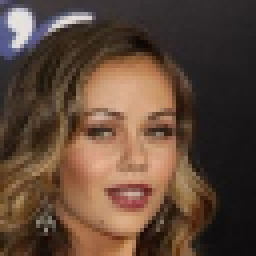
#> input picture celeb064/img_101096.png, 64 x 64 px (shown 4 times larger); its folder holds only this picture in this run
$ python -i evualate_v2.py   (imports and definitions only)   (older library calls are emulated)
#> lines starting #> are read from the running program, lines starting #| are printed output that depends on the picture; after the words box and inside, x2 and y2 are one past the last pixel; in counts of white or black regions, pixels touching at a corner belong together
# -*- coding: utf-8 -*-
"""
Created on Wed May 20 12:07:22 2026

@author: alexh
"""

"""
====================================================================
IMPACT SCORE EVALUATION FOR DDPM + RECTIFIED FLOW
====================================================================

Dieses Skript bewertet generierte Bilder aus:

    ./out/

und erzeugt einen "Impact Score" pro Bild.

Der Code ist modellagnostisch:
- funktioniert mit DDPM Outputs
- funktioniert mit Rectified Flow Outputs
- funktioniert allgemein mit generierten Bildern

====================================================================
WAS IST DER IMPACT SCORE?
====================================================================

Der Impact Score kombiniert:

1. Schärfe
2. Kontrast
3. Entropie
4. Ästhetische Struktur
5. Diversity-artige Bildkomplexität

Die Idee:
----------
Ein gutes generatives Modell produziert Bilder mit:

- klaren Kanten
- sinnvollen Strukturen
- hohem Informationsgehalt
- nicht nur glattem Rauschen

====================================================================
WARUM DAS FÜR DDPM vs RECTIFIED FLOW NÜTZLICH IST
====================================================================

DDPM:
------
- oft glatter
- manchmal weichere Bilder

Rectified Flow:
---------------
- oft schärfer
- kontrastreicher
- aggressivere Struktur

Der Score misst diese Unterschiede numerisch.

====================================================================
OUTPUT
====================================================================

Das Skript erzeugt:

1. Konsole:
    - Score pro Bild
    - Durchschnittsscore

2. CSV Datei:
    ./out/impact_scores.csv

====================================================================
INSTALLATION
====================================================================

pip install torch torchvision pillow numpy pandas opencv-python scipy

====================================================================
"""

import os
import cv2
import numpy as np
import pandas as pd

from PIL import Image
from scipy.stats import entropy


# ============================================================
# CONFIG
# ============================================================

OUT_DIR = "./out/" # '/'

CSV_OUTPUT = "./out/impact_scores.csv"


# ============================================================
# IMAGE LOADER
# ============================================================

# [13 lines left out: function load_image, not called in this run]


# ============================================================
# SHARPNESS SCORE
# ============================================================
#
# Misst:
# wie viele starke Kanten existieren.
#
# Verwendet:
# Laplacian Variance
#
# Hoher Wert:
# -> scharfes Bild
#
# Niedriger Wert:
# -> verschwommen
# ============================================================

def sharpness_score(image):

    gray = cv2.cvtColor(
        image,
        cv2.COLOR_RGB2GRAY
    )

    laplacian = cv2.Laplacian(
        gray,
        cv2.CV_64F
    )

    score = laplacian.var()

    return float(score)


# ============================================================
# CONTRAST SCORE
# ============================================================
#
# Standardabweichung der Pixelintensitäten.
#
# Hoher Kontrast:
# -> größere visuelle Wirkung
# ============================================================

def contrast_score(image):

    gray = cv2.cvtColor(
        image,
        cv2.COLOR_RGB2GRAY
    )

    return float(gray.std())


# ============================================================
# ENTROPY SCORE
# ============================================================
#
# Misst:
# Informationsgehalt
#
# Höhere Entropie:
# -> komplexere Bilder
# ============================================================

def entropy_score(image):

    gray = cv2.cvtColor(
        image,
        cv2.COLOR_RGB2GRAY
    )

    hist = cv2.calcHist(
        [gray],
        [0],
        None,
        [256],
        [0, 256]
    )

    hist = hist.ravel()

    hist /= hist.sum()

    return float(entropy(hist))


# ============================================================
# EDGE DENSITY
# ============================================================
#
# Misst:
# Wie viele Kanten im Bild existieren.
#
# Rectified Flow erzeugt oft:
# - mehr Edge Density
#
# DDPM erzeugt oft:
# - weichere Übergänge
# ============================================================

def edge_density_score(image):

    gray = cv2.cvtColor(
        image,
        cv2.COLOR_RGB2GRAY
    )

    edges = cv2.Canny(
        gray,
        threshold1=100,
        threshold2=200
    )

    density = edges.mean()

    return float(density)


# ============================================================
# COLOR VARIANCE
# ============================================================
#
# Misst:
# Farbdiversität
# ============================================================

def color_variance_score(image):

    return float(np.var(image))


# ============================================================
# IMPACT SCORE
# ============================================================
#
# Gewichtete Kombination aller Scores.
#
# Diese Gewichte kannst du später tunen.
# ============================================================

def impact_score(image):

    sharpness = sharpness_score(image)

    contrast = contrast_score(image)

    entropy_val = entropy_score(image)

    edge_density = edge_density_score(image)

    color_var = color_variance_score(image)

    # ========================================================
    # NORMALISIERTE KOMBINATION
    # ========================================================

    score = (

        0.30 * sharpness +

        0.20 * contrast +

        0.20 * entropy_val * 100 +

        0.20 * edge_density +

        0.10 * color_var / 100
    )

    return {

        "sharpness": sharpness,

        "contrast": contrast,

        "entropy": entropy_val,

        "edge_density": edge_density,

        "color_variance": color_var,

        "impact_score": score
    }


# ============================================================
# MAIN EVALUATION
# ============================================================

# [106 lines left out: function evaluate_directory, not called in this run]


# ============================================================
# ENTRY POINT
# ============================================================

# [9 lines not run here, left out]

>>> import cv2
>>> picture = cv2.cvtColor(cv2.imread('celeb064/img_101096.png'), cv2.COLOR_BGR2RGB)
>>> result = impact_score(picture)
#> in sharpness_score, `gray = cv2.cvtColor( image, cv2.COLOR_RGB2GRAY )`:
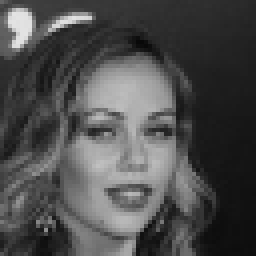
#> gray: shape (64, 64) (shown 4 times larger); min 8, max 227, mean 76.8
#> in sharpness_score, `laplacian = cv2.Laplacian( gray, cv2.CV_64F )`:
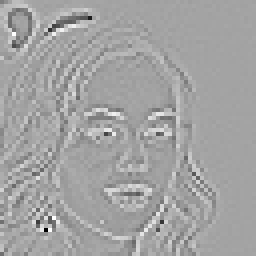
#> laplacian: shape (64, 64) float64 (shown 4 times larger); min -375, max 210, mean 0; drawn with min black and max white
#> in sharpness_score, `score = laplacian.var()`: score = 1652.4
#> in impact_score, `contrast = contrast_score(image)`: contrast = 51.2
#> in entropy_score, `hist = cv2.calcHist( [gray], [0], None, [256], [0, 256] )`: hist = 256 values, max 79 at index 45, min 0 at index 0, mean 16
#> in entropy_score, `hist /= hist.sum()`: hist = 256 values, max 0.0193 at index 45, min 0 at index 0, mean 0.00391
#> in impact_score, `entropy_val = entropy_score(image)`: entropy_val = 5.02
#> in edge_density_score, `edges = cv2.Canny( gray, threshold1=100, threshold2=200 )`:
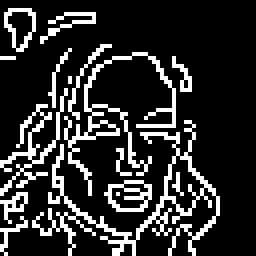
#> edges: shape (64, 64) (shown 4 times larger); 17.9% white in thin lines or dots, all inside (x1, y1, x2, y2) = (0, 2, 55, 64)
#> in edge_density_score, `density = edges.mean()`: density = 45.57
#> in impact_score, `color_var = color_variance_score(image)`: color_var = 2902.6
#> in impact_score, `score = (  0.30 * sharpness +  0.20 * contrast +  0.20 * entropy_val *..`: score = 618.3
#> result = {'sharpness': 1652.4, 'contrast': 51.2, 'entropy': 5.02, 'edge_density': 45.57, 'color_variance': 2902.6, 'impact_score': 618.3}

$ run again, on celeb064/img_102848.png
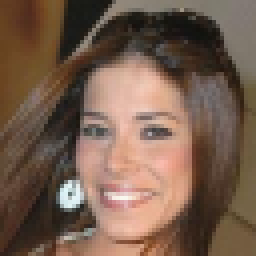
#> input picture celeb064/img_102848.png, 64 x 64 px (shown 4 times larger)
#> in sharpness_score, `laplacian = cv2.Laplacian( gray, cv2.CV_64F )`:
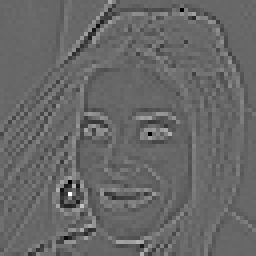
#> laplacian: shape (64, 64) float64 (shown 4 times larger); min -261, max 380, mean 0; drawn with min black and max white
#> in sharpness_score, `score = laplacian.var()`: score = 1550.7
#> contrast = 52.71
#> in entropy_score, `hist = cv2.calcHist( [gray], [0], None, [256], [0, 256] )`: hist = 256 values, max 48 at index 95, min 0 at index 0, mean 16
#> in entropy_score, `hist /= hist.sum()`: hist = 256 values, max 0.0117 at index 95, min 0 at index 0, mean 0.00391
#> entropy_val = 5.15
#> in edge_density_score, `edges = cv2.Canny( gray, threshold1=100, threshold2=200 )`:
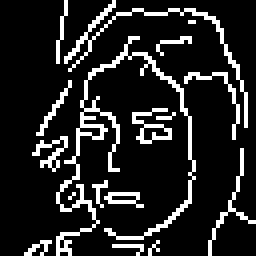
#> edges: shape (64, 64) (shown 4 times larger); 14% white in thin lines or dots
#> density = 35.8
#> color_var = 3150.7
#> in impact_score, `score = (  0.30 * sharpness +  0.20 * contrast +  0.20 * entropy_val *..`: score = 589.1
#> result = {'sharpness': 1550.7, 'contrast': 52.71, 'entropy': 5.15, 'edge_density': 35.8, 'color_variance': 3150.7, 'impact_score': 589.1}

$ run again, on celeb064/img_103103.png
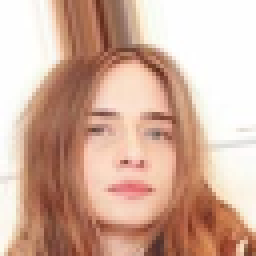
#> input picture celeb064/img_103103.png, 64 x 64 px (shown 4 times larger)
#> in sharpness_score, `laplacian = cv2.Laplacian( gray, cv2.CV_64F )`:
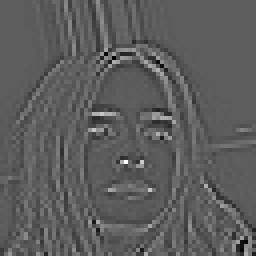
#> laplacian: shape (64, 64) float64 (shown 4 times larger); min -178, max 310, mean 0; drawn with min black and max white
#> in sharpness_score, `score = laplacian.var()`: score = 1112.2
#> contrast = 59.56
#> in entropy_score, `hist = cv2.calcHist( [gray], [0], None, [256], [0, 256] )`: hist = 256 values, max 692 at index 254, min 0 at index 0, mean 16
#> in entropy_score, `hist /= hist.sum()`: hist = 256 values, max 0.169 at index 254, min 0 at index 0, mean 0.00391
#> entropy_val = 4.69
#> in edge_density_score, `edges = cv2.Canny( gray, threshold1=100, threshold2=200 )`:
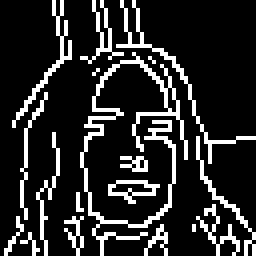
#> edges: shape (64, 64) (shown 4 times larger); 16.2% white in thin lines or dots
#> density = 41.4
#> color_var = 4362.5
#> in impact_score, `score = (  0.30 * sharpness +  0.20 * contrast +  0.20 * entropy_val *..`: score = 452
#> result = {'sharpness': 1112.2, 'contrast': 59.56, 'entropy': 4.69, 'edge_density': 41.4, 'color_variance': 4362.5, 'impact_score': 452}
